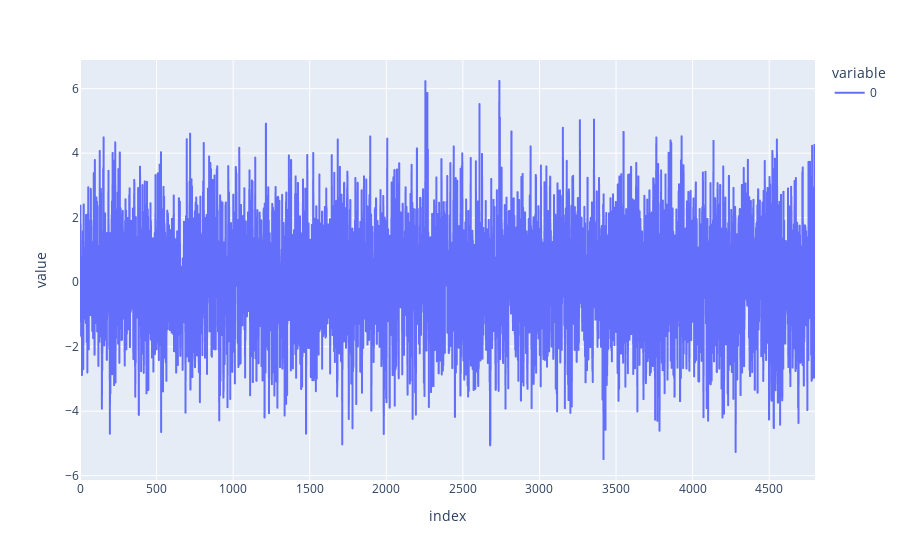

Notebook code cell kept with this figure:
### Code cell
px.line(X_train.values[3])

### Figure 1 — Plotly figure (JSON) as saved in the notebook; plotly's stock layout.template omitted (floating-point values rounded to 4 significant figures; data arrays with more than 128 entries replaced by an {"elided": "..."} marker saying what was removed)
{"data": [{"hovertemplate": "variable=0<br>index=%{x}<br>value=%{y}<extra></extra>", "legendgroup": "0", "line": {"color": "#636efa", "dash": "solid"}, "marker": {"symbol": "circle"}, "mode": "lines", "name": "0", "showlegend": true, "type": "scattergl", "x": {"elided": "4800 int values"}, "xaxis": "x", "y": {"elided": "4800 float values"}, "yaxis": "y"}], "layout": {"legend": {"title": {"text": "variable"}, "tracegroupgap": 0}, "margin": {"t": 60}, "xaxis": {"anchor": "y", "domain": [0, 1], "title": {"text": "index"}}, "yaxis": {"anchor": "x", "domain": [0, 1], "title": {"text": "value"}}}}
